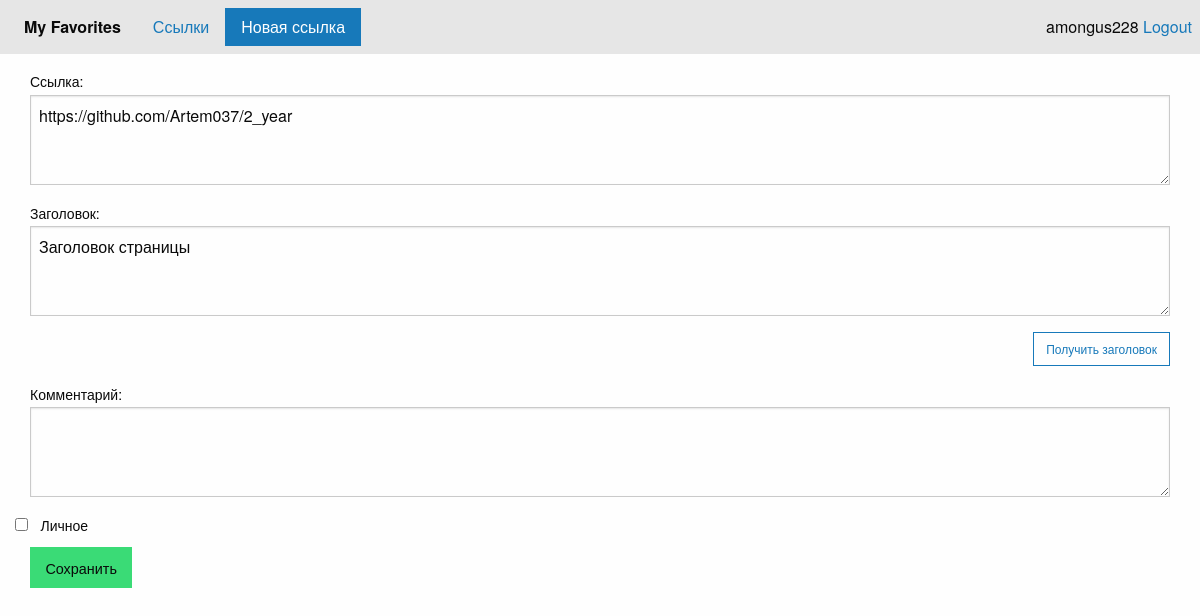
The app's page /links/1 (signed in) with its own data.
### data/users.py (models this page shows, shortened)
class User(SqlAlchemyBase, UserMixin):
    __tablename__ = 'users'
    id = sqlalchemy.Column(sqlalchemy.Integer, primary_key=True, autoincrement=True)
    nickname = sqlalchemy.Column(sqlalchemy.String, nullable=True)
    email = sqlalchemy.Column(sqlalchemy.String, index=True, unique=True, nullable=True)
    hashed_password = sqlalchemy.Column(sqlalchemy.String, nullable=True)
    modifed_date = sqlalchemy.Column(sqlalchemy.DateTime, default=datetime.datetime.now)
    links = orm.relationship("Link", back_populates='user')

### data/links.py (models this page shows)
class Link(SqlAlchemyBase):
    __tablename__ = 'links'
    id = sqlalchemy.Column(sqlalchemy.Integer, primary_key=True,
                           autoincrement=True)
    link = sqlalchemy.Column(sqlalchemy.Text, nullable=False)
    title = sqlalchemy.Column(sqlalchemy.String, nullable=False)
    comment = sqlalchemy.Column(sqlalchemy.Text, nullable=True)
    is_private = sqlalchemy.Column(sqlalchemy.Boolean, default=True)
    created_date = sqlalchemy.Column(sqlalchemy.Date,
                                     default=datetime.now().date)
    user_id = sqlalchemy.Column(sqlalchemy.Integer,
                                sqlalchemy.ForeignKey("users.id"))
    user = orm.relationship('User')

### app.py (the view, shortened to what this page needs)
@app.route('/links/<int:link_id>', methods=['POST', 'GET'])
@login_required
def link_edit(link_id):
    print(link_id)
    link_form = LinkForm()
    if request.method == 'GET':
        db_sess = db_session.create_session()
        link = db_sess.query(Link).filter(Link.id == link_id, Link.user == current_user).first()
        if link:
            link_form.link.data = link.link
            link_form.title.data = link.title
            link_form.comment.data = link.comment
            link_form.is_private.data = link.is_private
        else:
            print(11111111111)
            abort(404)
    return render_template('link_add.html', title='Редактирование ссылки', link_form=link_form)

### forms/link_forms.py
class LinkForm(FlaskForm):
    link = TextAreaField('Ссылка:', validators=[DataRequired(), URL(message="Неправильный формат ссылки"), custom_validator])
    title = TextAreaField('Заголовок:', validators=[DataRequired()])
    comment = TextAreaField('Комментарий:')
    is_private = BooleanField("Личное")
    link_submit = SubmitField()

### app.py (called while the page is built)
@login_manager.user_loader
def load_user(user_id):
    db_sess = db_session.create_session()
    return db_sess.query(User).get(user_id)

### data/db_session.py (called while the page is built)
def create_session() -> Session:
    global __factory
    return __factory()

### templates/link_add.html (shortened to what this page needs)
{% extends 'base.html' %}
{% block menu %}
<li><a href="{{url_for('links')}}">Ссылки</a></li>
{% if current_user.is_authenticated %}
    <li class="is-active"><a>Новая ссылка</a></li>
{% endif %}
{% endblock %}
{% block content %}
<form action="" method="post" novalidate>
    <div class="grid-x grid-padding-x grid-padding-y">
        <div class="auto cell">
            <div class="grid-x grid-padding-x">
                <div class="large-12 cell">
                    {{ link_form.link.label }}
                    {{ link_form.link(type="textarea", rows="3") }}
                </div>
                <div class="large-12 cell">
                    {{ link_form.title.label }}
                    {{ link_form.title(type="textarea", rows="3") }}
                </div>
                <div class="large-12 cell text-right">
                    <button class='hollow small button' type='button' id='{{link_form.title.name}}_btn'
                            onclick='req_get_title(id)'>Получить заголовок
                    </button>
                </div>
                <div class="large-12 cell">
                    {{ link_form.comment.label }}
                    {{ link_form.comment(type="textarea", rows="3") }}
                </div>
                <div>{{ link_form.is_private() }} {{ link_form.is_private.label }}</div>
                <div class="large-12 cell text-centre">
                    {{ link_form.link_submit(type="submit", class="button success", value='Сохранить')}}
                </div>
            </div>
        </div>
    </div>
</form>
{% endblock %}

### templates/base.html (shortened to what this page needs)
<!doctype html>
<html class="no-js" lang="en">
<head>
    <link rel="stylesheet" type="text/css" href="{{ url_for('static', filename='css/foundation.min.css')}}">
    <link rel="stylesheet" type="text/css" href="{{ url_for('static', filename='css/app.css')}}">
</head>
<body>
<header>
    <div class="top-bar">
        <div class="top-bar-left">
            <ul class="menu">
                <li class="menu-text"> My Favorites</li>
                {% block menu %}{% endblock %}
            </ul>
        </div>
        <div class="top-bar-right">
            {% if current_user.is_authenticated %}
                {{ current_user.nickname }}
                <a class="navbar-brand" href="/logout">Logout</a>
            {% else %}
                <p>
                    <a class="btn btn-primary " href="/register">Зарегистрироваться</a>
                    <a class="btn btn-success" href="/login">Войти</a>
                </p>
            {% endif %}
        </div>
    </div>
</header>
<div class="grid-container fluid">
    {% block content %}{% endblock %}
</div>
</body>
</html>

### records on screen
User: nickname "amongus228"
Link: link "https://github.com/Artem037/2_year", title "Заголовок страницы"

### other values on screen
{{ link_form.link.label }} "Ссылка:"
{{ link_form.title.label }} "Заголовок:"
{{ link_form.comment.label }} "Комментарий:"
{{ link_form.is_private.label }} "Личное"
